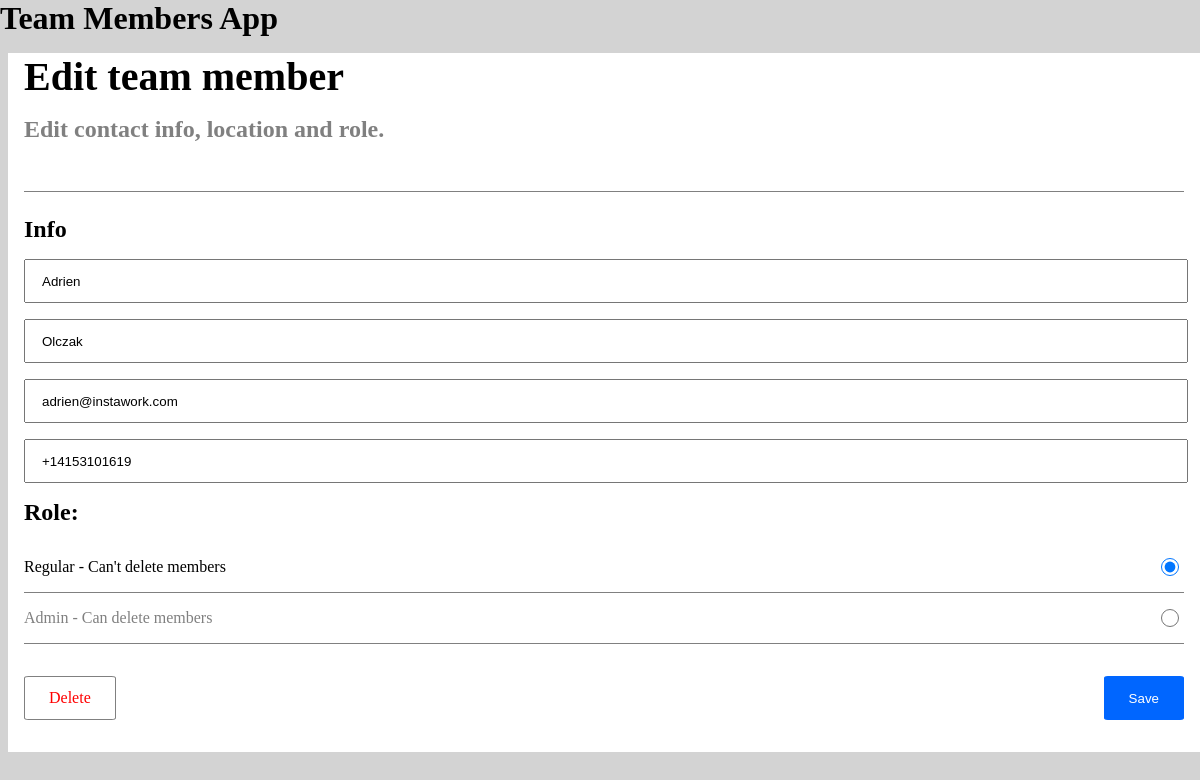
The page /edit/1 on the database as committed earlier.
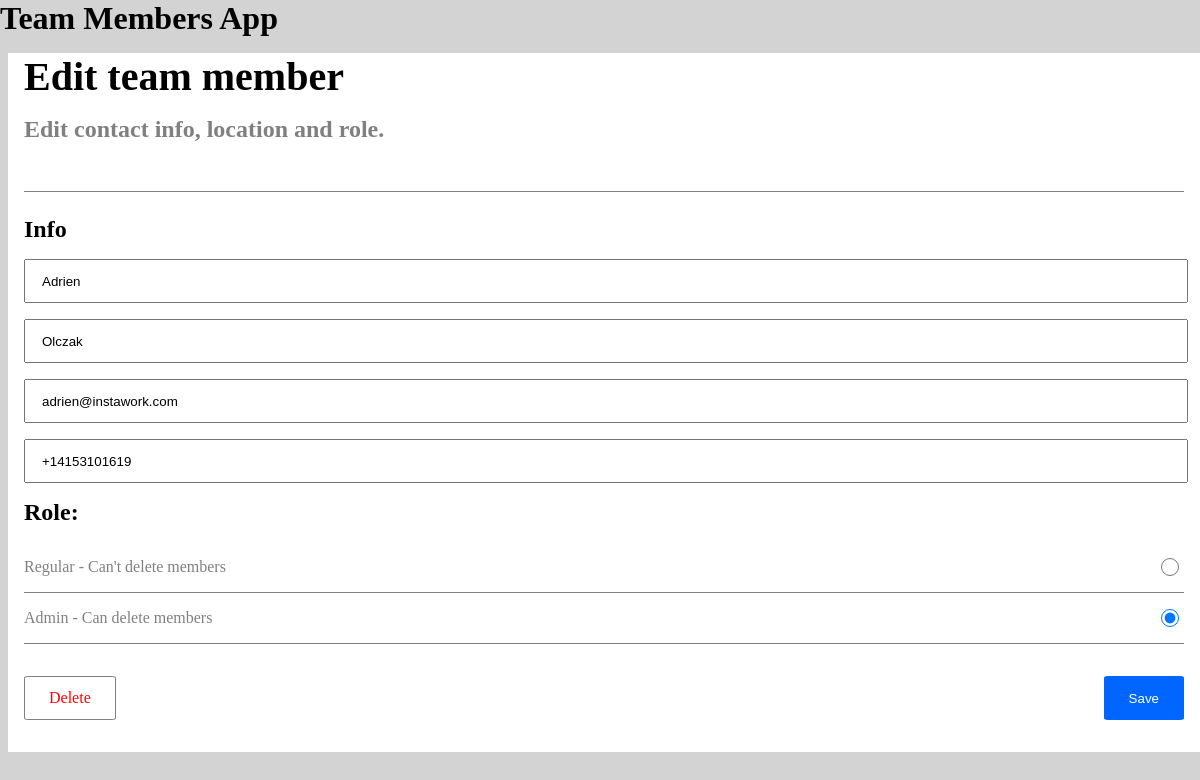
The same page on the database as committed later.
### base/models.py (models this page shows, shortened)
class Member(models.Model):
    first_name = models.CharField(max_length=50)
    last_name = models.CharField(max_length=50)
    email = models.EmailField(max_length = 254)
    phone = PhoneNumberField(null=False, blank=False, unique=True, region='US')
    role = models.CharField(max_length=10, choices=ROLE_CHOICE, default=1)
    updated = models.DateTimeField(auto_now=True)
    created = models.DateTimeField(auto_now_add=True)
    class Meta:
        ordering = ['updated', 'created']

### base/views.py (the view)
# urls.py: path('edit/<str:id>' , views.edit, name="edit"),
def edit(request, id):
    member = Member.objects.get(id=id)
    form = MemberForm(instance=member)
    print('inside edit')
    if request.method == 'POST':
       form = MemberForm(request.POST, instance=member)
       if form.is_valid():
            form.save()
            return redirect('list')
    context = {'form': form, 'member': member}
    return render(request, 'base/edit.html', context)

### base/forms.py
class MemberForm(ModelForm):
    class Meta:
        model = Member
        fields = '__all__'
        widgets = {
            'first_name': forms.TextInput(attrs={"placeholder": "First Name",}
            ),
            'last_name': forms.TextInput(attrs={"placeholder": "Last Name",}
            ),
            'email': forms.TextInput(attrs={"placeholder": "Email",}
            ),
            'phone': forms.TextInput(attrs={"placeholder": "Phone Number",}
            ),
            'role': forms.RadioSelect()
        }

### base/templates/base/edit.html (shortened to what this page needs)
{% extends 'main.html' %}
{% block content %}
<div class="list-container">
    <h3 class="list-container__title">Edit team member</h3>
    <h5 class="list-container__subtitle">Edit contact info, location and role.</h5>
    <form method="POST" action="" class="list-container__form" >
        <h5 class="list-container__info">Info</h5>
        {{form.as_p}}
        <div class="buttons-container">
            <a href="{% url 'delete' member.id %}" class="delete-button" role="button">Delete</a>
            <input type="Submit" value="Save" class="save-button"/>
        </div>
    </form>
</div>
{% endblock %}

Rows that differ between the two databases and show on the page:
changed Member "Adrien": role "☑ Regular - Can't delete members ☐ Admin - Can delete members" → "☐ Regular - Can't delete members ☑ Admin - Can delete members"
